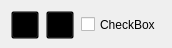
        <widget class="QWidget" name="widget_7" native="true">
         <property name="sizePolicy">
          <sizepolicy hsizetype="Preferred" vsizetype="Maximum">
           <horstretch>0</horstretch>
           <verstretch>0</verstretch>
          </sizepolicy>
         </property>
         <property name="minimumSize">
          <size>
           <width>0</width>
           <height>45</height>
          </size>
         </property>
         <widget class="QCheckBox" name="checkBox">
          <property name="geometry">
           <rect>
            <x>81</x>
            <y>15</y>
            <width>82</width>
            <height>19</height>
           </rect>
          </property>
          <property name="text">
           <string>CheckBox</string>
          </property>
         </widget>
         <widget class="QPushButton" name="closeButton">
          <property name="geometry">
           <rect>
            <x>11</x>
            <y>11</y>
            <width>28</width>
            <height>28</height>
           </rect>
          </property>
          <property name="sizePolicy">
           <sizepolicy hsizetype="Maximum" vsizetype="Fixed">
            <horstretch>0</horstretch>
            <verstretch>0</verstretch>
           </sizepolicy>
          </property>
          <property name="maximumSize">
           <size>
            <width>16777215</width>
            <height>16777215</height>
           </size>
          </property>
          <property name="styleSheet">
           <string notr="true">background-color:transparent</string>
          </property>
          <property name="text">
           <string/>
          </property>
          <property name="icon">
           <iconset>
            <normaloff>../../../pythonProject/ReviewPaperAI/ui/assets/icon/cross.png</normaloff>../../../pythonProject/ReviewPaperAI/ui/assets/icon/cross.png</iconset>
          </property>
          <property name="iconSize">
           <size>
            <width>15</width>
            <height>15</height>
           </size>
          </property>
         </widget>
         <widget class="QPushButton" name="miniButton">
          <property name="geometry">
           <rect>
            <x>46</x>
            <y>11</y>
            <width>28</width>
            <height>28</height>
           </rect>
          </property>
          <property name="sizePolicy">
           <sizepolicy hsizetype="Maximum" vsizetype="Fixed">
            <horstretch>0</horstretch>
            <verstretch>0</verstretch>
           </sizepolicy>
          </property>
          <property name="maximumSize">
           <size>
            <width>16777215</width>
            <height>16777215</height>
           </size>
          </property>
          <property name="styleSheet">
           <string notr="true">background-color:transparent</string>
          </property>
          <property name="text">
           <string/>
          </property>
          <property name="icon">
           <iconset>
            <normaloff>../../../pythonProject/ReviewPaperAI/ui/assets/icon/minus.png</normaloff>../../../pythonProject/ReviewPaperAI/ui/assets/icon/minus.png</iconset>
          </property>
          <property name="iconSize">
           <size>
            <width>15</width>
            <height>15</height>
           </size>
          </property>
         </widget>
        </widget>
